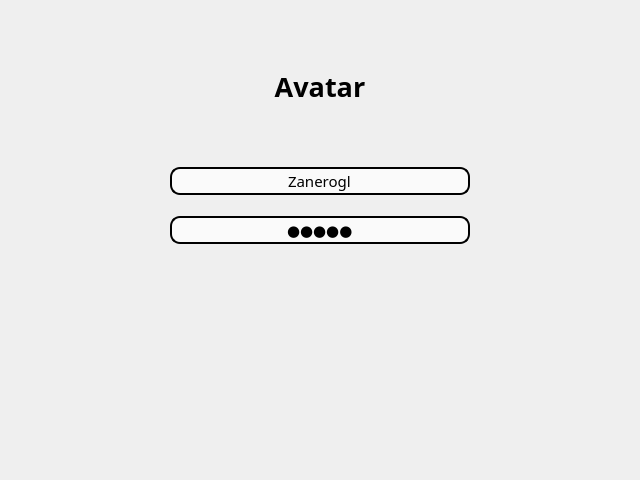
<?xml version="1.0" encoding="UTF-8"?>
<ui version="4.0">
 <class>LoginWindow</class>
 <widget class="QWidget" name="LoginWindow">
  <property name="geometry">
   <rect>
    <x>0</x>
    <y>0</y>
    <width>640</width>
    <height>480</height>
   </rect>
  </property>
  <property name="minimumSize">
   <size>
    <width>640</width>
    <height>480</height>
   </size>
  </property>
  <property name="windowTitle">
   <string>Form</string>
  </property>
  <layout class="QGridLayout" name="gridLayout" rowstretch="6,0,0,0,9">
   <item row="4" column="0" colspan="3">
    <spacer name="verticalSpacer">
     <property name="orientation">
      <enum>Qt::Vertical</enum>
     </property>
     <property name="sizeHint" stdset="0">
      <size>
       <width>20</width>
       <height>40</height>
      </size>
     </property>
    </spacer>
   </item>
   <item row="3" column="1">
    <widget class="QLineEdit" name="lineEdit_2">
     <property name="minimumSize">
      <size>
       <width>300</width>
       <height>25</height>
      </size>
     </property>
     <property name="font">
      <font>
       <family>Century Gothic</family>
       <pointsize>11</pointsize>
      </font>
     </property>
     <property name="styleSheet">
      <string notr="true">QLineEdit
{
	color: blacke;
	background: rgb(250,250,250);
	border: 2px solid black;
	border-radius:10px;
}</string>
     </property>
     <property name="text">
      <string>sdfsd</string>
     </property>
     <property name="echoMode">
      <enum>QLineEdit::Password</enum>
     </property>
     <property name="cursorPosition">
      <number>5</number>
     </property>
     <property name="alignment">
      <set>Qt::AlignCenter</set>
     </property>
     <property name="clearButtonEnabled">
      <bool>false</bool>
     </property>
    </widget>
   </item>
   <item row="0" column="0" colspan="3">
    <widget class="QLabel" name="label">
     <property name="font">
      <font>
       <family>Century Gothic</family>
       <pointsize>20</pointsize>
       <weight>75</weight>
       <italic>false</italic>
       <bold>true</bold>
      </font>
     </property>
     <property name="text">
      <string>Avatar</string>
     </property>
     <property name="alignment">
      <set>Qt::AlignCenter</set>
     </property>
    </widget>
   </item>
   <item row="1" column="0">
    <spacer name="horizontalSpacer">
     <property name="orientation">
      <enum>Qt::Horizontal</enum>
     </property>
     <property name="sizeHint" stdset="0">
      <size>
       <width>40</width>
       <height>20</height>
      </size>
     </property>
    </spacer>
   </item>
   <item row="1" column="1">
    <widget class="QLineEdit" name="lineEdit">
     <property name="minimumSize">
      <size>
       <width>300</width>
       <height>25</height>
      </size>
     </property>
     <property name="font">
      <font>
       <family>Century Gothic</family>
       <pointsize>11</pointsize>
       <weight>50</weight>
       <bold>false</bold>
      </font>
     </property>
     <property name="cursor">
      <cursorShape>IBeamCursor</cursorShape>
     </property>
     <property name="tabletTracking">
      <bool>false</bool>
     </property>
     <property name="layoutDirection">
      <enum>Qt::LeftToRight</enum>
     </property>
     <property name="styleSheet">
      <string notr="true">QLineEdit
{
	color: blacke;
	background: rgb(250,250,250);
	border: 2px solid black;
	border-radius:10px;
}</string>
     </property>
     <property name="text">
      <string>Zanerogl</string>
     </property>
     <property name="alignment">
      <set>Qt::AlignCenter</set>
     </property>
    </widget>
   </item>
   <item row="2" column="1">
    <spacer name="verticalSpacer_2">
     <property name="orientation">
      <enum>Qt::Vertical</enum>
     </property>
     <property name="sizeType">
      <enum>QSizePolicy::Expanding</enum>
     </property>
     <property name="sizeHint" stdset="0">
      <size>
       <width>40</width>
       <height>15</height>
      </size>
     </property>
    </spacer>
   </item>
   <item row="1" column="2">
    <spacer name="horizontalSpacer_2">
     <property name="orientation">
      <enum>Qt::Horizontal</enum>
     </property>
     <property name="sizeHint" stdset="0">
      <size>
       <width>40</width>
       <height>20</height>
      </size>
     </property>
    </spacer>
   </item>
  </layout>
 </widget>
 <resources/>
 <connections/>
</ui>
